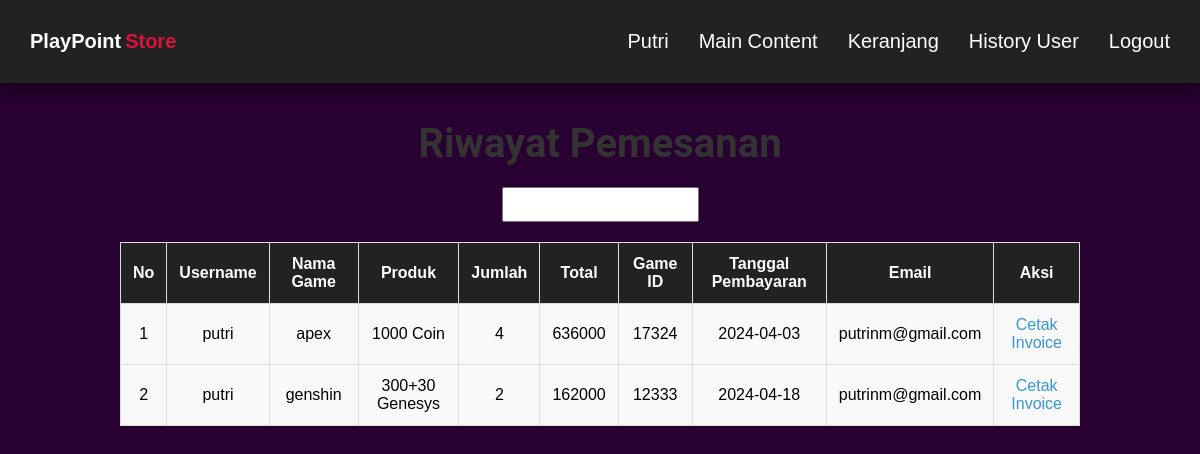
Page /historyuser.php (signed in) on the committed database.
### tables this page shows
CREATE TABLE `pembayaran` (
  `id_pembayaran` int(11) NOT NULL,
  `id_user` int(11) NOT NULL,
  `id_game` int(11) NOT NULL,
  `gameid` varchar(50) NOT NULL,
  `jumlah` int(10) NOT NULL,
  `total` int(50) NOT NULL,
  `tanggal_bayar` date NOT NULL
);

CREATE TABLE `user` (
  `id_user` int(11) NOT NULL,
  `username` varchar(255) NOT NULL,
  `password` varchar(255) NOT NULL,
  `email` varchar(100) NOT NULL
);

CREATE TABLE `game` (
  `id_game` int(5) NOT NULL,
  `nama_game` varchar(255) NOT NULL,
  `produk` varchar(255) NOT NULL,
  `harga` int(15) NOT NULL
);

### historyuser.php (the view, shortened to what this page needs)
<?php
require "./aksi/koneksi.php";
function getPaymentHistory($conn, $username, $keyword = null) {
    if($username == "admin"){
        if(isset($keyword)){
            $query = "SELECT * FROM pembayaran pbr
                JOIN user usr ON pbr.id_user = usr.id_user
                JOIN game gm ON pbr.id_game = gm.id_game
                WHERE usr.username LIKE '%$keyword%'";
        } else {
            $query = "SELECT * FROM pembayaran pbr
                JOIN user usr ON pbr.id_user = usr.id_user
                JOIN game gm ON pbr.id_game = gm.id_game
                ORDER BY pbr.id_game";
        }
    } else {
        if(isset($keyword)){
            $query = "SELECT * FROM pembayaran pbr
                JOIN user usr ON pbr.id_user = usr.id_user
                JOIN game gm ON pbr.id_game = gm.id_game
                WHERE gm.nama_game LIKE '%$keyword%' AND usr.username = '$username'";
        } else {
            $query = "SELECT * FROM pembayaran pbr
                JOIN user usr ON pbr.id_user = usr.id_user
                JOIN game gm ON pbr.id_game = gm.id_game
                WHERE usr.username = '$username'";
        }
    }
    $result = mysqli_query($conn, $query);
    $history = [];
    while ($row = mysqli_fetch_assoc($result)) {
        $history[] = $row;
    }
    return $history;
}
$history = [];
if(isset($_SESSION['login'])){
    if($_SESSION['username'] == "admin"){
        $username = $_SESSION['username'];
        $history = getPaymentHistory($conn, $username, isset($_GET['keyword']) ? $_GET['keyword'] : null);
    } else {
        $username = $_SESSION['username'];
        $history = getPaymentHistory($conn, $username, isset($_GET['keyword']) ? $_GET['keyword'] : null);
    }
} else {
    header('Location: login.php');
    exit;
}
?>
<!DOCTYPE html>
<html lang="en">
<head>
    <link rel="stylesheet" href="./style/formadmin.css">
</head>
<body>
    <div class="fContainer">
        <nav class="wrapper">
            <a href="index.php">
                <div class="brand">
                    <div class="firstname">PlayPoint</div>
                    <div class="lastname">Store</div>
                </div>
            </a>
            <?php if(isset($_SESSION['login'])) : ?>
                <?php if($_SESSION['username'] == "admin") : ?>
                    <ul class="navigation">
                        <li><a href="formadmin.php">Menu</a></li>
                        <li><a href="historyuser.php">History User</a></li>
                        <li><a href="logout.php">Logout</a></li>
                    </ul>
                <?php else: ?>
                    <ul class="navigation">
                        <li><a href="#"><?php echo $_SESSION["username"]; ?></a></li>
                        <li><a href="index.php">Main Content</a></li>
                        <li><a href="keranjang.php">Keranjang</a></li>
                        <li><a href="historyuser.php">History User</a></li>
                        <li><a href="logout.php">Logout</a></li>
                    </ul>
                <?php endif; ?>
            <?php endif; ?>
        </nav>
    </div>
    <h1>Riwayat Pemesanan</h1>
    <form action="" method="get">
        <input type="text" name="keyword" id="">
    </form>
    <table border="1">
        <tr>
            <th>No</th>
            <th>Username</th>
            <th>Nama Game</th>
            <th>Produk</th>
            <th>Jumlah</th>
            <th>Total</th>
            <th>Game ID</th>
            <th>Tanggal Pembayaran</th>
            <th>Email</th>
            <th>Aksi</th>
        </tr>
        <?php $i = 1;
        foreach ($history as $htr) : ?>
            <tr>
                <td><?= $i; ?> </td>
                <td><?php echo $htr["username"] ?> </td>
                <td><?= $htr["nama_game"] ?></td>
                <td><?php echo $htr["produk"] ?></td>
                <td><?php echo $htr["jumlah"] ?></td>
                <td><?php echo $htr["total"] ?></td>
                <td><?= $htr["gameid"] ?></td>
                <td><?= $htr["tanggal_bayar"] ?></td>
                <td><?= $htr["email"] ?> </td>
                <td>
                    <div class="print-button-container">
                        <a href="cetakinvoice.php?id=<?= $htr['id_pembayaran'] ?>" class="print-button">
                            <span>Cetak Invoice</span>
                        </a>
                    </div>
                </td>
            </tr>
            <?php $i++;
        endforeach; ?>
    </table>
</body>
</html>

### style/formadmin.css (style rules this page uses)
* { margin: 0; padding: 0; box-sizing: border-box; }
body { font-family: Arial, sans-serif; background-color: #280031; }
.fContainer { display: flex; width: 100%; background-color: #280031; }
.wrapper { position: fixed; display: flex; justify-content: space-between; align-items: center; font-size: 1dvb; padding: 15px; width: 100%; background-color: #222; box-shadow: 0 7px 15px 0 rgba(0, 0, 0, 0.5); }
.brand { display: flex; flex-direction: row; font-size: 20px; padding: 15px; text-transform: capitalize; }
.firstname { color: white; font-weight: 700; }
.lastname { color: crimson; font-weight: 700; padding-left: 4px; }
.navigation { display: flex; justify-content: center; align-items: center; }
.navigation> li { list-style-type: none; padding: 15px; }
.navigation>li>a { color: white; font-size: 20px; text-decoration:none ; text-transform: capitalize; }
h1 { margin-top: 120px; color: #333; text-align: center; font-family: 'Roboto', sans-serif; font-size: 2.5em; font-weight: 700; margin-bottom: 20px; }
form { text-align: center; margin-top: 20px; }
input { padding: 8px; }
table { width: 80%; margin: 20px auto; border-collapse: collapse; text-align: center; }
th, td { padding: 12px; border: 1px solid #ddd; background-color: #f9f9f9; }
th { background-color: #222; color: white; }
a { text-decoration: none; color: #3498db; }

### rows in the picture
pembayaran: id_user.username "putri", id_game.nama_game "apex", id_game.produk "1000 Coin", jumlah "4", total "636000", gameid "17324", tanggal_bayar "2024-04-03", id_user.email "putrinm@gmail.com"
pembayaran: id_user.username "putri", id_game.nama_game "genshin", id_game.produk "300+30 Genesys", jumlah "2", total "162000", gameid "12333", tanggal_bayar "2024-04-18", id_user.email "putrinm@gmail.com"

### other values in the picture
$_SESSION["username"] "Putri"
